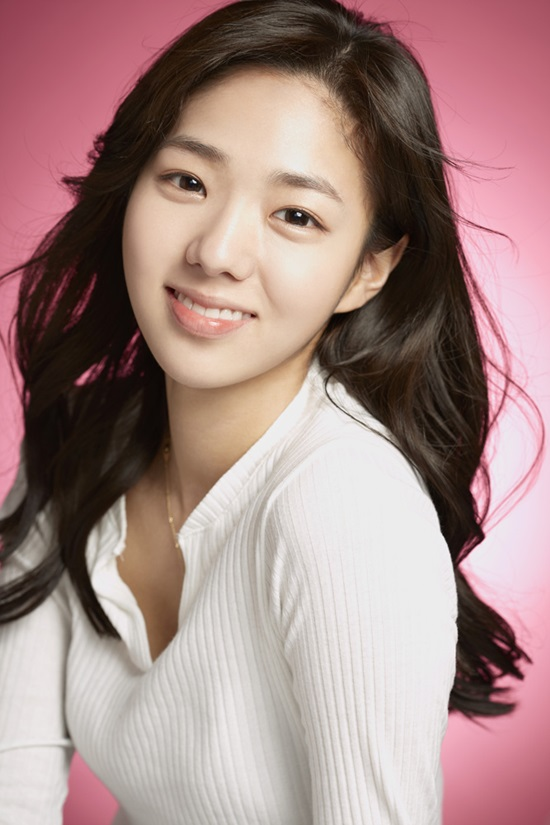
#> input picture class01/homework/jaehwan/hw2_day07_openCV/my_input.jpg, 550 x 825 px
$ python basic3.py
#> lines starting #> are read from the running program, lines starting #| are printed output that depends on the picture
"""
1. input image를 인물 사진으로 변경해서 적용하고 size 확인
2. 이미지의 얼굴 영역만 crop해서 display
3. 원본이미지의 1.5배만큼 이미지 확대해서 저장
3. opencv의 rotate API를 사용해서 우측으로 90도만큼 회전된 이미지 출력
"""
import cv2
import numpy as np
#이미지 파일을 read
img = cv2.imread("my_input.jpg")
#> img is the input picture: shape (825, 550, 3); mean B, G, R 133.9, 136.6, 165.2
h,w,c=img.shape
#> h = 825; w = 550; c = 3
print("height",h)
#| height 825
print("width",w)
#| width 550
print("channel",c)
#| channel 3
#Crop 300x400 from original image from (100,50)=(x,y)
cropped=img[50:450,100:400]
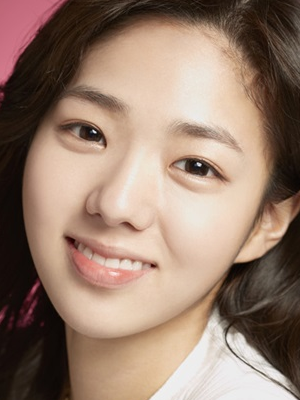
#> cropped: shape (400, 300, 3); mean B, G, R 109.9, 125.6, 150.5

#resize cropped image from 300x400 to 400x200
resized=cv2.resize(cropped,(400,200))
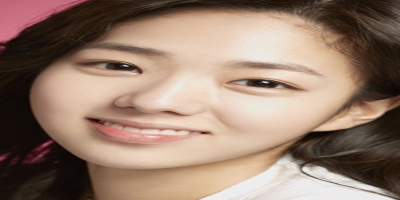
#> resized: shape (200, 400, 3); mean B, G, R 109.9, 125.6, 150.5
resized2=cv2.resize(img,(int(h*1.5),int(w*1.5)))
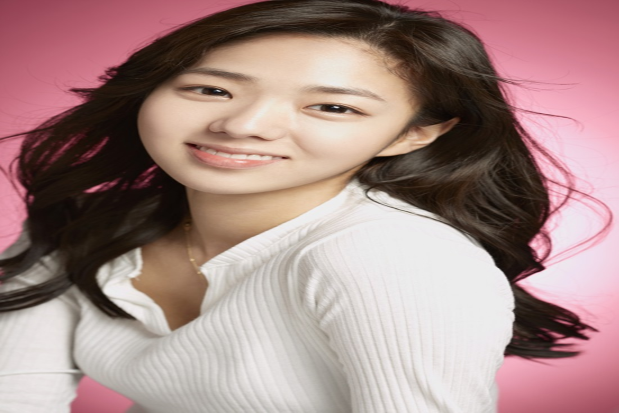
#> resized2: shape (825, 1237, 3) (shown at 1/2 size); mean B, G, R 133.9, 136.6, 165.2
img_rotate=cv2.rotate(img,cv2.ROTATE_90_CLOCKWISE)
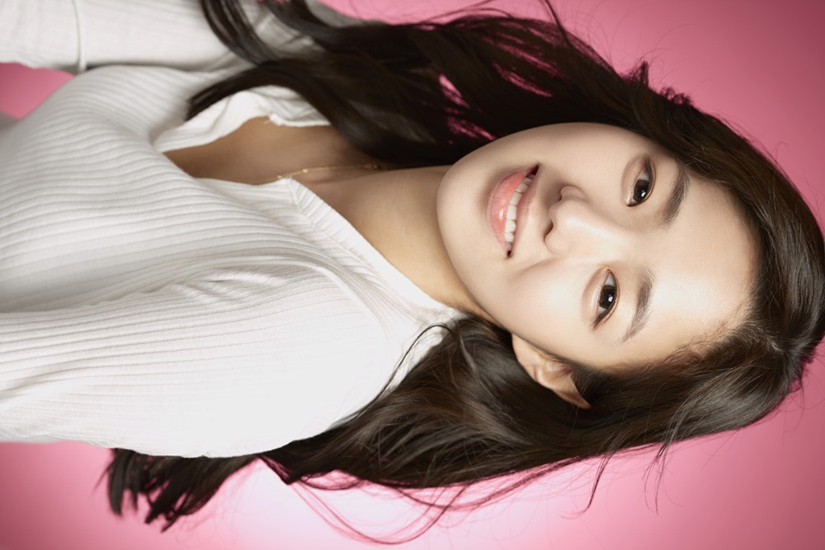
#> img_rotate: shape (550, 825, 3); mean B, G, R 133.9, 136.6, 165.2
#display all
cv2.imshow("original",img)
cv2.imshow("cropped image",cropped)
cv2.imshow("resized image",resized)
cv2.imshow("1.5 image",resized2)
cv2.imshow("rotated image",img_rotate)
cv2.waitKey(0)
cv2.imwrite("1.5output.png",resized2)
cv2.destroyAllWindows()
